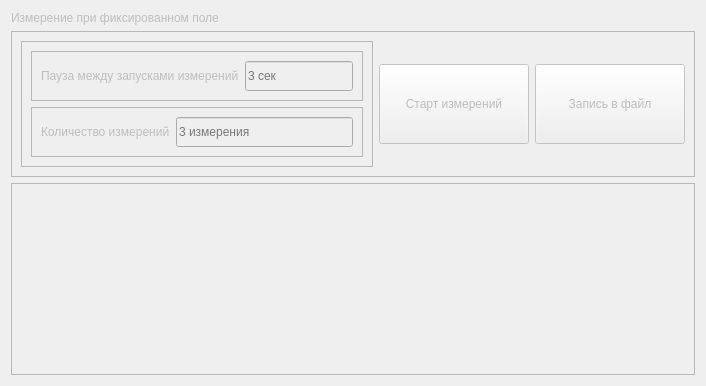
      <widget class="QWidget" name="tab_mode_1">
       <property name="enabled">
        <bool>false</bool>
       </property>
       <attribute name="title">
        <string>Режим 1</string>
       </attribute>
       <layout class="QVBoxLayout" name="verticalLayout_4">
        <item>
         <widget class="QLabel" name="lbl_Mode1Name">
          <property name="text">
           <string>Измерение при фиксированном поле </string>
          </property>
         </widget>
        </item>
        <item>
         <widget class="QFrame" name="frame_1">
          <property name="maximumSize">
           <size>
            <width>700</width>
            <height>16777215</height>
           </size>
          </property>
          <property name="frameShape">
           <enum>QFrame::StyledPanel</enum>
          </property>
          <property name="frameShadow">
           <enum>QFrame::Raised</enum>
          </property>
          <layout class="QHBoxLayout" name="horizontalLayout_8">
           <item>
            <widget class="QFrame" name="frame_1_1">
             <property name="frameShape">
              <enum>QFrame::StyledPanel</enum>
             </property>
             <property name="frameShadow">
              <enum>QFrame::Raised</enum>
             </property>
             <layout class="QVBoxLayout" name="verticalLayout_3">
              <item>
               <widget class="QFrame" name="frame_1_1_1">
                <property name="frameShape">
                 <enum>QFrame::StyledPanel</enum>
                </property>
                <property name="frameShadow">
                 <enum>QFrame::Raised</enum>
                </property>
                <layout class="QHBoxLayout" name="horizontalLayout_6">
                 <item>
                  <widget class="QLabel" name="lbl_Pause1">
                   <property name="text">
                    <string>Пауза между запусками измерений</string>
                   </property>
                  </widget>
                 </item>
                 <item>
                  <widget class="QLineEdit" name="lEd_Pause_1">
                   <property name="minimumSize">
                    <size>
                     <width>0</width>
                     <height>30</height>
                    </size>
                   </property>
                   <property name="maximumSize">
                    <size>
                     <width>200</width>
                     <height>16777215</height>
                    </size>
                   </property>
                   <property name="placeholderText">
                    <string>3 сек</string>
                   </property>
                  </widget>
                 </item>
                </layout>
               </widget>
              </item>
              <item>
               <widget class="QFrame" name="frame_1_1_2">
                <property name="frameShape">
                 <enum>QFrame::StyledPanel</enum>
                </property>
                <property name="frameShadow">
                 <enum>QFrame::Raised</enum>
                </property>
                <layout class="QHBoxLayout" name="horizontalLayout_7">
                 <item>
                  <widget class="QLabel" name="lbl_MeasurementsNumber1">
                   <property name="text">
                    <string>Количество измерений</string>
                   </property>
                  </widget>
                 </item>
                 <item>
                  <widget class="QLineEdit" name="lEd_MeasurementsNumber_1">
                   <property name="minimumSize">
                    <size>
                     <width>0</width>
                     <height>30</height>
                    </size>
                   </property>
                   <property name="maximumSize">
                    <size>
                     <width>200</width>
                     <height>16777215</height>
                    </size>
                   </property>
                   <property name="placeholderText">
                    <string>3 измерения</string>
                   </property>
                  </widget>
                 </item>
                </layout>
               </widget>
              </item>
             </layout>
            </widget>
           </item>
           <item>
            <widget class="QPushButton" name="pBtn_Start_1">
             <property name="minimumSize">
              <size>
               <width>150</width>
               <height>80</height>
              </size>
             </property>
             <property name="text">
              <string>Старт измерений</string>
             </property>
            </widget>
           </item>
           <item>
            <widget class="QPushButton" name="pBtn_Save2File_1">
             <property name="minimumSize">
              <size>
               <width>150</width>
               <height>80</height>
              </size>
             </property>
             <property name="text">
              <string>Запись в файл</string>
             </property>
            </widget>
           </item>
          </layout>
         </widget>
        </item>
        <item>
         <widget class="QTableView" name="tblView_Result_1"/>
        </item>
       </layout>
      </widget>
